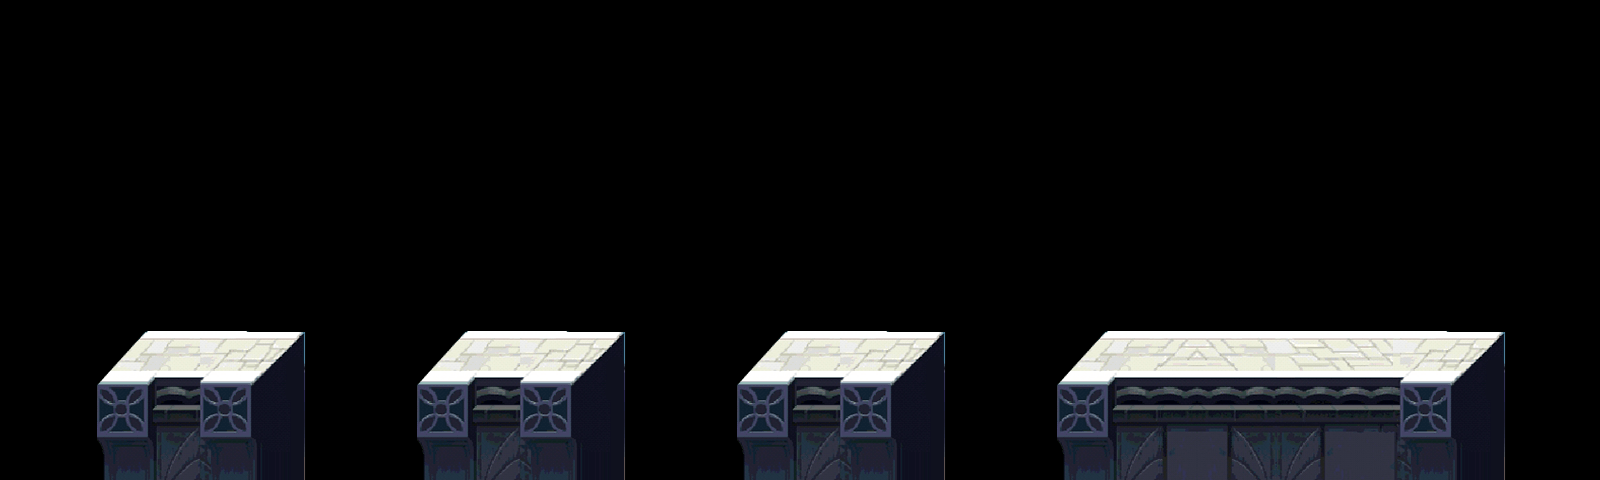

A 2D game scene composited from a Tiled map and its tileset images. What follows is a short description and the map's XML, with each tile layer's data collapsed to a summary:
An orthogonal 40x12 tile map with 40x40 px tiles, 1 tile layer (show2), 1 hidden layer not drawn and 15 objects.

<map version="1.0" orientation="orthogonal" width="40" height="12" tilewidth="40" tileheight="40">
 <tileset firstgid="1" name="main" tilewidth="40" tileheight="40">
  <image source="main.png" width="640" height="280" />
 </tileset>
 <layer name="show2" width="40" height="12">
  <data>[480 cells, 120 non-empty, 48 distinct tile ids]</data>
 </layer>
 <layer name="show1" width="40" height="12" visible="0">
  <data>[480 cells, 0 non-empty, 0 distinct tile ids]</data>
 </layer>
 <objectgroup name="collision" width="40" height="12">
  <object x="120" y="360" width="160" height="120" />
  <object x="440" y="360" width="160" height="120" />
  <object x="760" y="360" width="160" height="120" />
  <object x="1080" y="360" width="400" height="120" />
 </objectgroup>
 <objectgroup name="items" width="40" height="12">
  <object x="200" y="240" />
  <object x="240" y="240" />
  <object x="280" y="240" />
  <object x="240" y="200" />
  <object x="240" y="280" />
  <object x="880" y="240" />
  <object x="880" y="200" />
  <object x="880" y="280" />
  <object x="840" y="240" />
  <object x="920" y="240" />
 </objectgroup>
 <objectgroup name="enemy" width="40" height="12">
  <object x="1280" y="200" />
 </objectgroup>
 <objectgroup name="up" width="40" height="12" />
</map>
